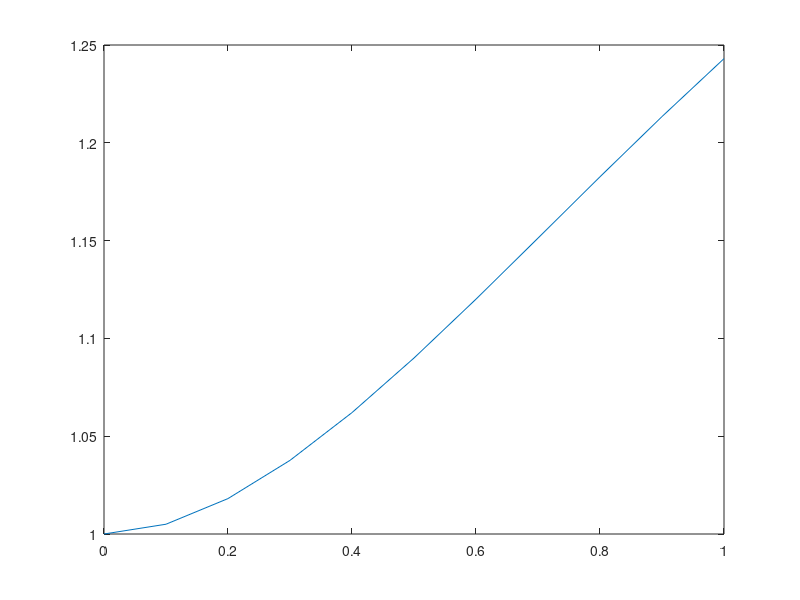

The MATLAB script that drew this image:
clear;

%Use Taylor's method to solve y'=f(t,y), with y(0)=\alpha

a=0;

b=1;

h=.1;

alpha=1;

N=(b-a)/h;




for i=1:N+1

t(i)=a+(i-1)*h;

end

w(1)=alpha;

for i=1:N
w(i+1)=w(i)+h*[t(i)*exp(-t(i)*w(i))+h/2*[-t(i)^3*exp(-2*t(i)*w(i))-w(i)*t(i)*exp(-t(i)*w(i))+exp(-t(i)*w(i))]];
end




figure(1)

plot(t,w)% Graph the numerical solution.




for j=1:N+1
fprintf('The numerical solution at t(%d)=%2.2f  is w(%d)= %3.8f\n', j,t(j), j,w(j));%output t_i and w_i,i.e the value of the numerical solution at t_i
end
